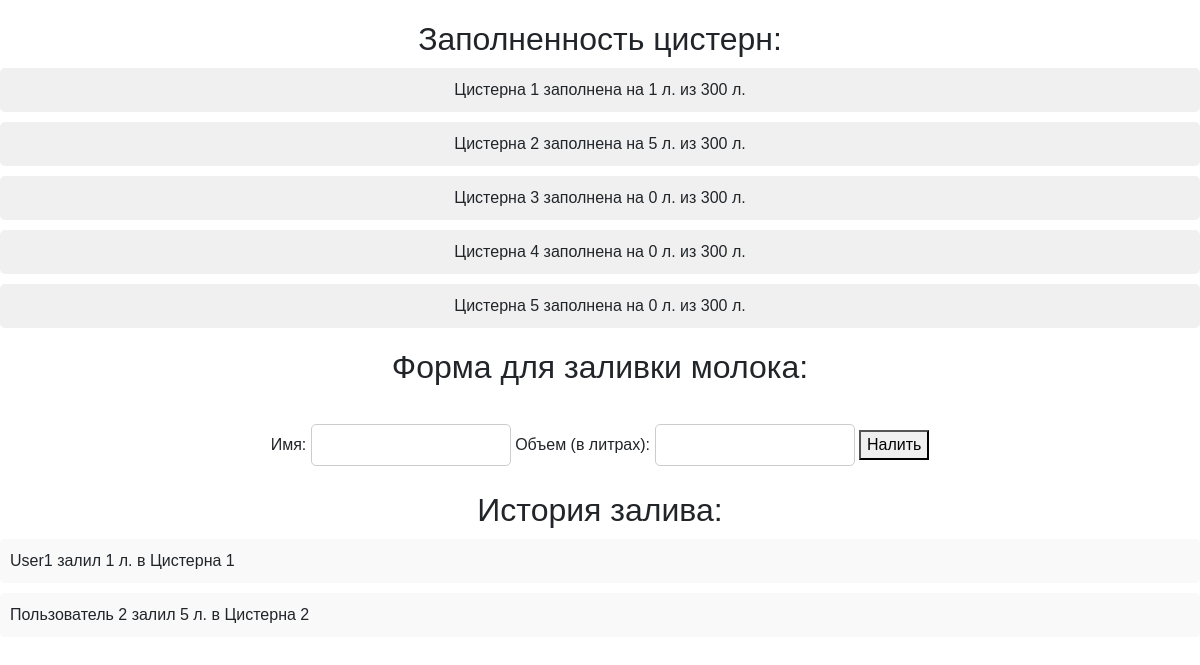
Before: / with the older database file.
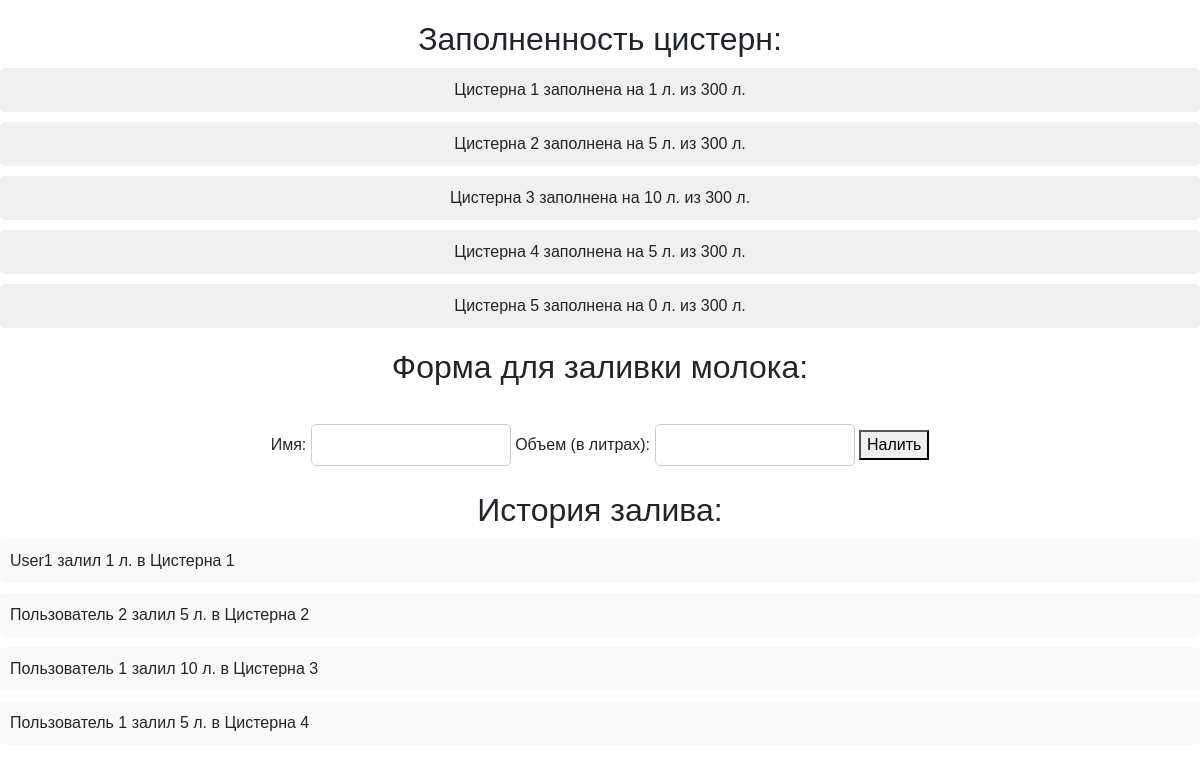
After: the same page with the newer database file.
### milkinfo/models.py (models this page shows, shortened)
class Cistern(models.Model):
    id = models.AutoField(primary_key=True)
    name = models.CharField(max_length=100)
    volume = models.IntegerField(default=300)
    current_volume = models.IntegerField(default=0)

class FillHistory(models.Model):
    cistern = models.ForeignKey(Cistern, on_delete=models.CASCADE)
    filler_name = models.CharField(max_length=100)
    filled_volume = models.IntegerField()
    filled_at = models.DateTimeField(auto_now_add=True)

### milkinfo/views.py (the view)
# urls.py: path('', views.index, name=''),
def index(request):
    cisterns = Cistern.objects.all()
    fill_history = FillHistory.objects.all().order_by('filled_at')
    return render(request, 'milkinfo/index.html', {'cisterns': cisterns, 'fill_history': fill_history})

### milkinfo/templates/milkinfo/index.html (shortened to what this page needs)
{% extends 'base.html' %}
{% load static %}
{% block content %}
<div class="center1">
    <h2>Заполненность цистерн:</h2>
    <ul>
        {% for cistern in cisterns %}
            <li id="{{cistern.id}}">{{ cistern.name }} заполнена на {{ cistern.current_volume }} л. из {{ cistern.volume }} л.</li>
        {% endfor %}
    </ul>
</div>
<div class="center1">
    <h2>Форма для заливки молока:</h2>
    <br>
    {% include 'milkinfo/form.html' %}
</div>
<div class="center1">
    <h2>История залива:</h2>
    <ul id="fill_history_table">
        {% for entry in fill_history %}
            <li>{{ entry.filler_name }} залил {{ entry.filled_volume }} л. в  {{ entry.cistern.name }}</li>
        {% endfor %}
    </ul>
</div>
{% endblock %}

Changed rows visible on the page:
changed Cistern "Цистерна 3": current_volume "0" → "10"
changed Cistern "Цистерна 4": current_volume "0" → "5"
added FillHistory: filler_name "Пользователь 1", filled_volume "10", cistern.name "Цистерна 3"
added FillHistory: filler_name "Пользователь 1", filled_volume "5", cistern.name "Цистерна 4"
